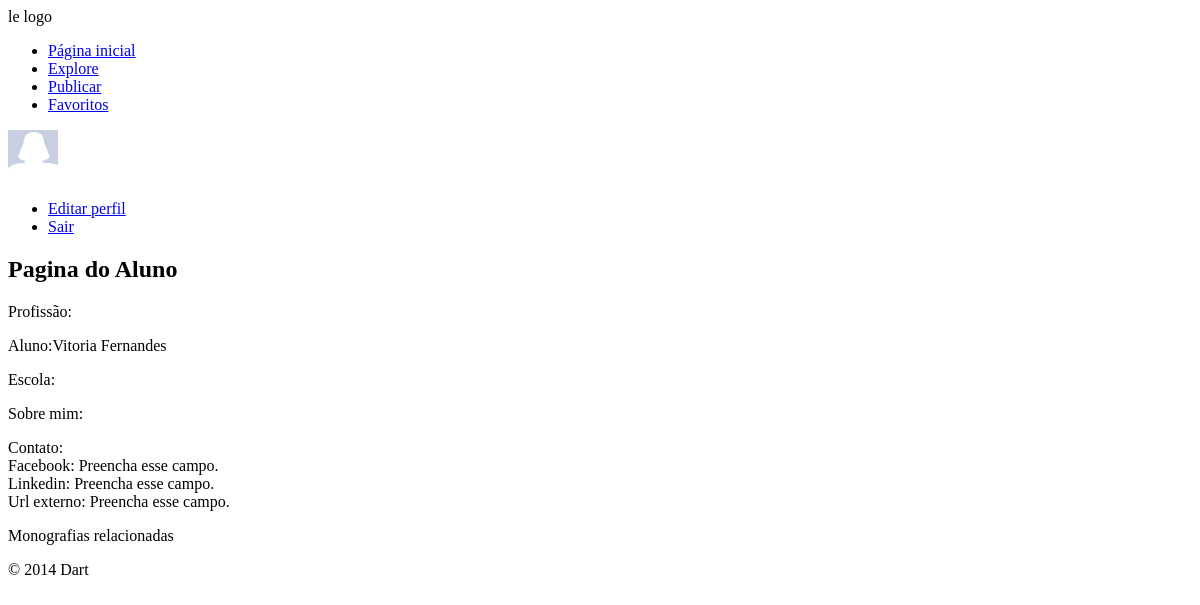
The page /aluno.php?u=vicfernandes10 (signed in) on the database as committed earlier.
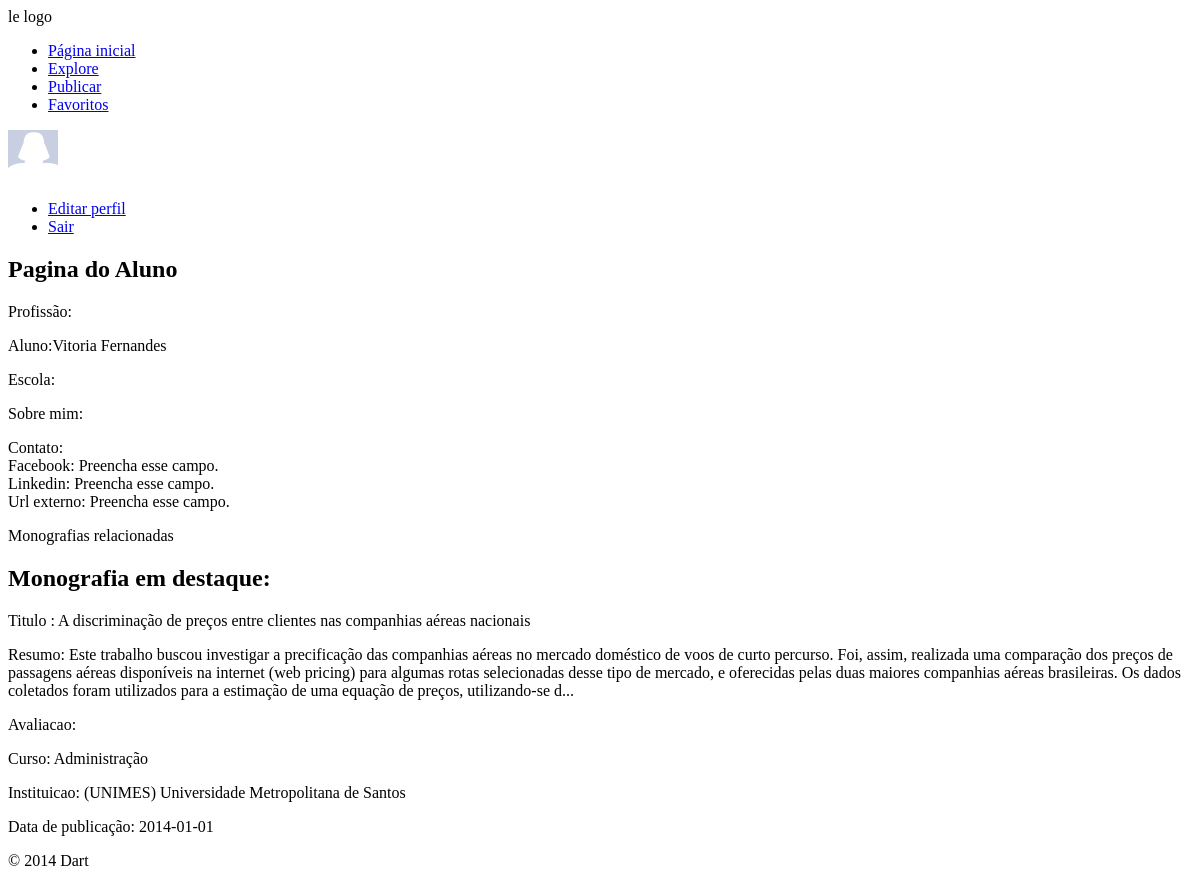
The same page on the database as committed later.
### tables this page shows
CREATE TABLE `trabalho` (
  `cd_trabalho` int(11) NOT NULL AUTO_INCREMENT,
  `nm_titulo` varchar(200) NOT NULL,
  `ds_resumo` text,
  `cd_escola` int(11) NOT NULL,
  `cd_curso` int(11) NOT NULL,
  `dt_publicado` datetime NOT NULL,
  `aa_publicacao` int(4) NOT NULL,
  PRIMARY KEY (`cd_trabalho`),
  KEY `fk_trabalhoescola` (`cd_escola`),
  KEY `fk_trabalhocurso` (`cd_curso`),
  CONSTRAINT `fk_trabalhocurso` FOREIGN KEY (`cd_curso`) REFERENCES `curso` (`cd_curso`),
  CONSTRAINT `fk_trabalhoescola` FOREIGN KEY (`cd_escola`) REFERENCES `escola` (`cd_escola`)
);

CREATE TABLE `curso` (
  `cd_curso` int(11) NOT NULL AUTO_INCREMENT,
  `nm_curso` varchar(100) NOT NULL,
  `vl_nivel` tinyint(4) NOT NULL,
  `cd_area` int(11) NOT NULL,
  PRIMARY KEY (`cd_curso`),
  UNIQUE KEY `nm_curso` (`nm_curso`),
  KEY `fk_curso_area` (`cd_area`),
  CONSTRAINT `fk_curso_area` FOREIGN KEY (`cd_area`) REFERENCES `area` (`cd_area`)
);

CREATE TABLE `escola` (
  `cd_escola` int(11) NOT NULL AUTO_INCREMENT,
  `cd_usuario` int(11) NOT NULL,
  `nm_escola` varchar(300) NOT NULL,
  `nm_cnpj` char(14) NOT NULL,
  `tx_url_avatar` text,
  `tx_info` text,
  `tx_endereco` varchar(150) DEFAULT NULL,
  `tx_contato` text,
  `tx_url_externo` text,
  `cd_cidade` int(11) DEFAULT NULL,
  PRIMARY KEY (`cd_escola`),
  UNIQUE KEY `cd_usuario` (`cd_usuario`),
  UNIQUE KEY `nm_cnpj` (`nm_cnpj`),
  KEY `fk_escolacidade` (`cd_cidade`),
  CONSTRAINT `fk_escolacidade` FOREIGN KEY (`cd_cidade`) REFERENCES `cidade` (`cd_cidade`),
  CONSTRAINT `fk_escolausuario` FOREIGN KEY (`cd_usuario`) REFERENCES `usuario` (`cd_usuario`)
);

### conexao.class.php (called while the page is built, shortened)
<?php
class Conexao {
	private $host = "localhost:3307";
	private $usuario = "root";
	private $senha = "usbw";
	private $banco = "keepup";
	private function conectar() {
		if($this->conexao = mysql_connect($this->host, $this->usuario, $this->senha)) {
			if($this->conexaoBanco = mysql_select_db($this->banco)) {
				return $this;
			}
		}
		die(mysql_error());
	}
	public function consultar($sql) {
		if($query = mysql_query($sql)) {
			$arr_resultado = array();
			while($resultado = mysql_fetch_array($query)) {
				array_push($arr_resultado, $resultado);
			}
			return $arr_resultado;
		}
		else {
			echo mysql_error();
			$this->desconectar();
			return false;
		}
	}
}
?>

### public_html/aluno.php (the view, shortened to what this page needs)
<?php
require("../conexao.class.php");
$conexao = new Conexao();
	$nm_login = $_GET['u'];
	$usuario = "SELECT cd_usuario FROM usuario WHERE nm_login = '$nm_login'";
	$pageuser = $conexao->consultar($usuario);
	$comando = "SELECT * FROM aluno WHERE cd_usuario = {$pageuser[0]['cd_usuario']}";
	$aluno = $conexao->consultar($comando);
	$cd_aluno = $aluno[0]["cd_aluno"];
	$profissao = $aluno[0]['nm_profissao'];
	$matricula = $conexao->consultar("SELECT e.nm_escola FROM escola e, matricula m, aluno al
		WHERE al.cd_aluno = m.cd_aluno AND e.cd_escola = m.cd_escola AND al.cd_aluno = $cd_aluno");
	$consulta = "SELECT cd_trabalho FROM autoria WHERE cd_aluno = $cd_aluno";
	$trabalhosAluno = $conexao->consultar($consulta);
	$cont = 0;
	foreach ($trabalhosAluno as $cadatrabalho) {
		$cont = $cont + 1;
		$comando = "SELECT SUM(vl_voto) AS soma FROM voto WHERE cd_trabalho = {$cadatrabalho["cd_trabalho"]}";
		$notatrabalho = $conexao->consultar($comando);
		if($cont == 1)	{
				$maiornota = $notatrabalho;
				$trabalhodestaque = $cadatrabalho['cd_trabalho'];
		}
		else {
			if ($notatrabalho > $maiornota)	{
					$maiornota = $notatrabalho;
					$trabalhodestaque = $cadatrabalho['cd_trabalho'];
			}
		}
	}
	if(isset($trabalhodestaque))
	{
	$consulta =
			"SELECT * FROM trabalho
			WHERE cd_trabalho = $trabalhodestaque";
	$trabalhoTop = $conexao->consultar($consulta);
	}
?>
<!doctype html>
<html>
    <head>
   </head>
    <body>
    	<?php include("header.php"); ?>
    	<h2> Pagina do Aluno </h2>
    <p> Profissão: <?php if(isset($profissao)) { echo $profissao;} ?></p>
    <p> Aluno:<?php echo  $aluno[0]["nm_aluno"]; ?> </p>
    <p> Escola:  <?php if($matricula != false) { echo $matricula[0]['nm_escola'];}?> </p>
    <p> Sobre mim: <?php echo  $aluno[0]["tx_bio"];?></p>
    <p>Contato: <br/>
    	Facebook: <?php if($aluno[0]['nm_fb'] != "") {echo "www.facebook.com/".$aluno[0]['nm_fb']."<br/>";}
    	else { echo "Preencha esse campo.<br/>";} ?>
    	Linkedin: <?php if($aluno[0]['tx_url_linkedin'] != "") {echo "".$aluno[0]['tx_url_linkedin']."<br/>";}
    	else { echo "Preencha esse campo.<br/>";} ?>
    	Url externo: <?php if($aluno[0]['tx_url_externo'] != "" ) { echo "".$aluno[0]['tx_url_externo'];}
    	else { echo "Preencha esse campo.<br/>";} ?> </p>
    <p>Monografias relacionadas</p>
<?php if(isset($trabalhoTop)) { ?>
    <h2> Monografia em destaque: </h2>
    <p> Titulo : <?php echo $trabalhoTop[0]['nm_titulo']; ?> </p>
    <p> Resumo: <?php $resumo = substr($trabalhoTop[0]['ds_resumo'], 0, 450);
    	echo $resumo."..."; ?> </p>
    <p> Avaliacao: <?php ?> </p>
    <p> Curso: <?php
    	$nomeCurso = $conexao->consultar("SELECT c.nm_curso
    	FROM trabalho t, curso c WHERE t.cd_trabalho = {$trabalhoTop[0]['cd_trabalho']}
    	AND t.cd_curso = c.cd_curso");
    	echo $nomeCurso[0]['nm_curso'];
    	?> </p>
    <p> Instituicao: <?php
    	$nomeInstituicao = $conexao->consultar("SELECT nm_escola
    	FROM escola WHERE cd_escola = {$trabalhoTop[0]['cd_escola']}");
    	echo $nomeInstituicao[0]['nm_escola'];
    	?> </p>
    <p> Data de publicação: <?php
    $dataPublicado = explode(" ", $trabalhoTop[0]['dt_publicado']);
    echo $dataPublicado[0];?></p>
<?php } ?>
		<?php include 'footer.php'; ?>
	</body>
</html>

Rows that differ between the two databases and show on the page:
added trabalho: nm_titulo "A discriminação de preços entre clientes nas companhias aéreas nacionais", ds_resumo "Este trabalho buscou investigar a precificação das companhias aéreas no mercado doméstico de voos de curto percurso. Foi, assim, realizada uma comparação dos preços de passagens aéreas disponíveis na internet (web pricing) para algumas rotas selecionadas desse tipo de mercado, e oferecidas pelas duas maiores companhias aéreas brasileiras. Os dados coletados foram utilizados para a estimação de uma equação de preços, utilizando-se d", dt_publicado "2014-01-01"
now on this page (row unchanged): curso: nm_curso "Administração"
now on this page (row unchanged): escola: nm_escola "(UNIMES) Universidade Metropolitana de Santos"
Other text that changed with them:
text now shown: "Monografia em destaque: Titulo : Resumo: ... Avaliacao: Curso: Instituicao: Data de publicação:"
